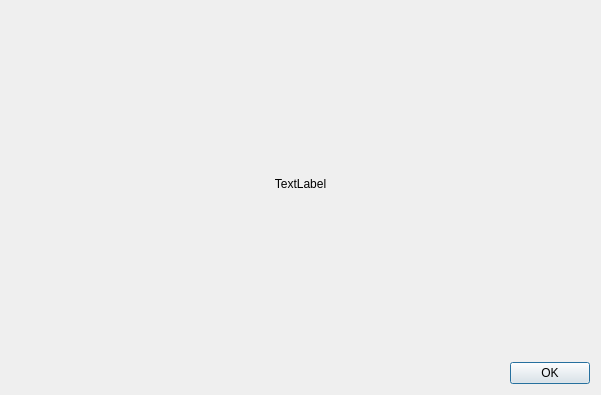
<?xml version="1.0" encoding="UTF-8"?>
<ui version="4.0">
 <class>AboutDialog</class>
 <widget class="QDialog" name="AboutDialog">
  <property name="geometry">
   <rect>
    <x>0</x>
    <y>0</y>
    <width>601</width>
    <height>395</height>
   </rect>
  </property>
  <property name="windowTitle">
   <string>About</string>
  </property>
  <property name="windowIcon">
   <iconset resource="Task-2.qrc">
    <normaloff>:/img/icon-help-256.png</normaloff>:/img/icon-help-256.png</iconset>
  </property>
  <property name="locale">
   <locale language="English" country="UnitedStates"/>
  </property>
  <layout class="QVBoxLayout" name="verticalLayout">
   <item>
    <widget class="QLabel" name="label">
     <property name="minimumSize">
      <size>
       <width>550</width>
       <height>320</height>
      </size>
     </property>
     <property name="text">
      <string>TextLabel</string>
     </property>
     <property name="alignment">
      <set>Qt::AlignCenter</set>
     </property>
    </widget>
   </item>
   <item>
    <widget class="QDialogButtonBox" name="buttonBox">
     <property name="orientation">
      <enum>Qt::Horizontal</enum>
     </property>
     <property name="standardButtons">
      <set>QDialogButtonBox::Ok</set>
     </property>
    </widget>
   </item>
  </layout>
 </widget>
 <resources>
  <include location="Task-2.qrc"/>
 </resources>
 <connections>
  <connection>
   <sender>buttonBox</sender>
   <signal>accepted()</signal>
   <receiver>AboutDialog</receiver>
   <slot>accept()</slot>
   <hints>
    <hint type="sourcelabel">
     <x>248</x>
     <y>254</y>
    </hint>
    <hint type="destinationlabel">
     <x>157</x>
     <y>274</y>
    </hint>
   </hints>
  </connection>
  <connection>
   <sender>buttonBox</sender>
   <signal>rejected()</signal>
   <receiver>AboutDialog</receiver>
   <slot>reject()</slot>
   <hints>
    <hint type="sourcelabel">
     <x>316</x>
     <y>260</y>
    </hint>
    <hint type="destinationlabel">
     <x>286</x>
     <y>274</y>
    </hint>
   </hints>
  </connection>
 </connections>
</ui>
